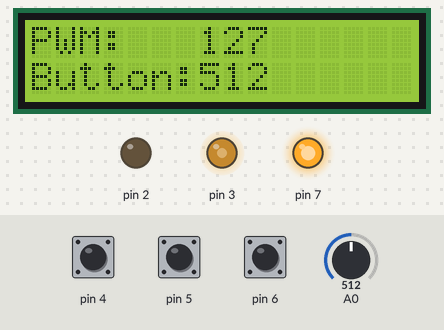
Bench run of a sketch on a simulated Arduino Uno, built with avr-gcc and run on an emulated ATmega328P. Shown: 16×2 character LCD, output pins drawn as LEDs (lit = HIGH). Inputs (shaded band) come from the test bench; at power-on: A0 = 512, pin 6 HIGH, pin 4 HIGH, pin 5 HIGH. What the sketch prints to the serial monitor is not drawn.

Above: at 1.2 s.
1.3 s: A0 set to 245
At 1.7 s:
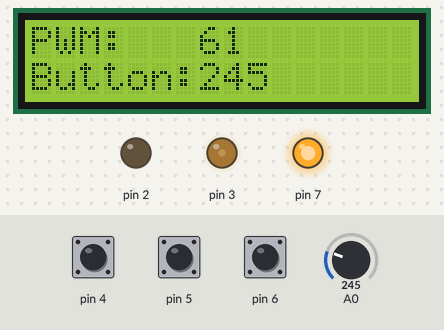
4.3 s: A0 set to 0
At 5.6 s:
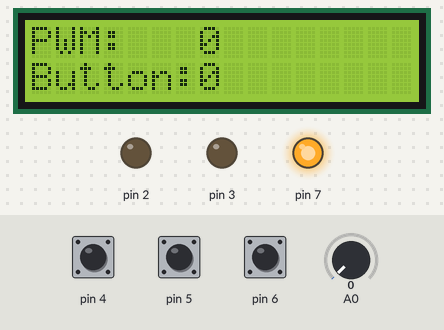
5.9 s: A0 set to 1023
At 7.3 s:
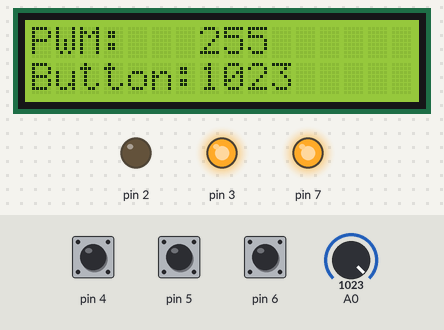
8.9 s: A0 set to 306
At 10.1 s:
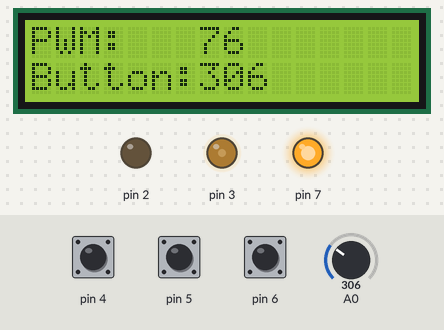
11.9 s: A0 set to 716
At 13.0 s:
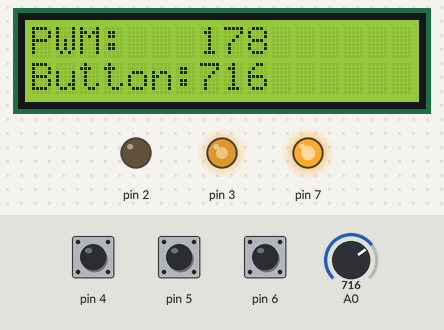
13.5 s: pin 6 pulled LOW for 3.2 s
At 13.9 s:
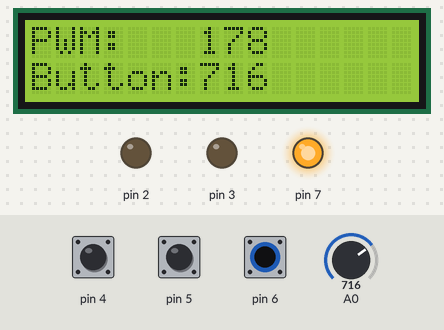
Timing chart, 0 to 18.3 s (numbered marks = the images above; inputs shaded):
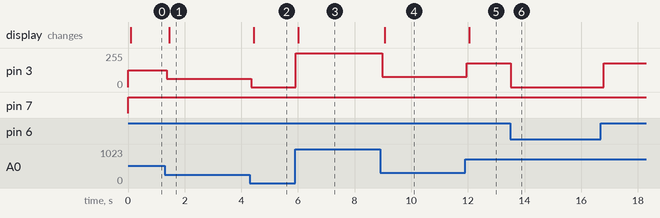

Measured:
- after the input at 1.3 s, pin 3: 127/255 → 61/255 after 0.07 s; the display: changes after 0.16 s (image 1)
- after the input at 4.3 s, pin 3: 61/255 → 0/255 after 0.05 s; the display: changes after 0.14 s (image 2)
- after the input at 5.9 s, pin 3: 0/255 → 255/255 at once; the display: changes after 0.12 s (image 3)
- after the input at 8.9 s, pin 3: 255/255 → 76/255 after 0.08 s; the display: changes after 0.16 s (image 4)
- after the input at 11.9 s, pin 3: 76/255 → 178/255 after 0.06 s; the display: changes after 0.15 s (image 5)
- after the input at 13.5 s, pin 3: 178/255 → 0/255 at once, → 178/255 3.3 s later

The sketch:

motor.ino
```cpp
#include <LiquidCrystal_I2C.h>
LiquidCrystal_I2C lcd(0x27, 16, 2); // I2C Address 0x27

int count = 0;
int sensorValue = 0;    //value read from the pot
int outputValue = 0;    //value putput to the PVM (analog out)

void setup() {
   Serial.begin(9600);
   pinMode(4, INPUT_PULLUP);
   pinMode(5, INPUT_PULLUP);
   pinMode(6, INPUT_PULLUP);
   pinMode(2, OUTPUT);
   pinMode(3, OUTPUT);
   pinMode(7,HIGH);
}

void loop() {
  digitalWrite(7,HIGH);
  if(digitalRead(6) == 0)
  {
    if (digitalRead(4) == 0)
    {
      count = count + 50;
      if(count > 255)
      count = 255;
      delay(200);
    }
    else if(digitalRead(5) == 0)
    {
      count = count - 50;
      if(count < 0);
         count = 0 ;
    }

    digitalWrite(2, LOW);
    analogWrite(3, count);
  }
  else
  {
    //tead the analog in value;
    sensorValue = analogRead(A0);
    // map it to the range of the analog out;
    outputValue = map(sensorValue, 0, 1023, 0, 255);
    // change the analog out value;
    Serial.println(outputValue);
    digitalWrite(2, LOW);
    analogWrite(3, outputValue);
  }
  Display_LCD();
}
void Display_LCD() {
  lcd.init();
  lcd.backlight();
  lcd.clear();
  lcd.home();
  //Show Temperature
  lcd.setCursor(0, 0);
  lcd.print("PWM: ");
  lcd.setCursor(7,0);
  lcd.print(outputValue);


  lcd.setCursor(0, 1);
  lcd.print("Button: ");
  lcd.setCursor(7,1);
  lcd.print(sensorValue);
}
```
